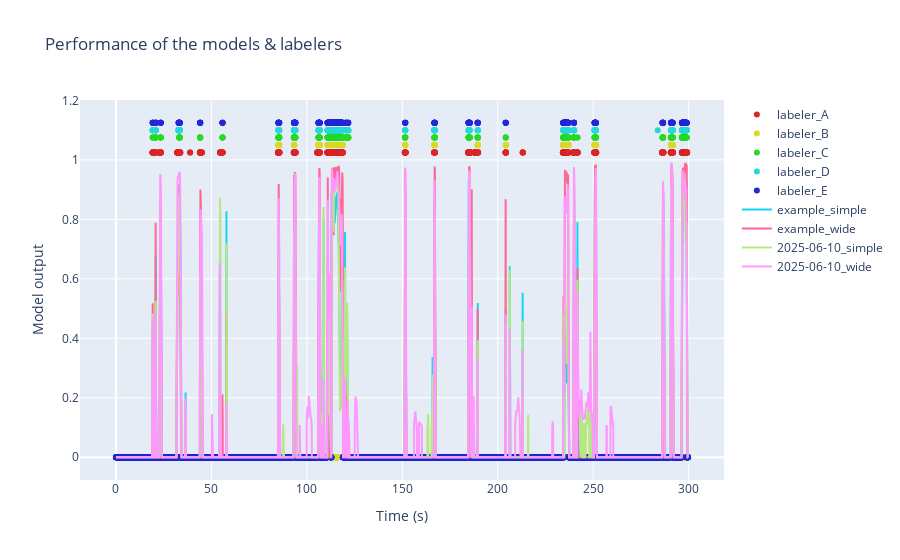

Notebook cell for this chart:
### Markdown cell above
Also, we can see both the models and the labelers performance on an example video

### Code cell
example_folder_path = base / r'examples\colabeled_video'

labelers_example = {
    "labeler_A": "Example_labeler_A.csv",
    "labeler_B": "Example_labeler_B.csv",
    "labeler_C": "Example_labeler_C.csv",
    "labeler_D": "Example_labeler_D.csv",
    "labeler_E": "Example_labeler_E.csv"
}

rst.plot_performance_on_video(example_folder_path, model_paths, labelers_example, fps = 25, 
                              bodyparts = ['nose', 'left_ear', 'right_ear', 'head', 'neck', 'body'], 
                              targets = ['obj_1', 'obj_2'], plot_tgt = "obj_2")

### Figure 1 — Plotly figure (JSON) as saved in the notebook; plotly's stock layout.template omitted (floating-point values rounded to 4 significant figures; data arrays with more than 128 entries replaced by an {"elided": "..."} marker saying what was removed)
{"data": [{"marker": {"color": "hsl(0, 70%, 50%)"}, "mode": "markers", "name": "labeler_A", "type": "scatter", "x": {"elided": "7493 float values"}, "y": {"elided": "7493 float values"}}, {"marker": {"color": "hsl(60, 70%, 50%)"}, "mode": "markers", "name": "labeler_B", "type": "scatter", "x": {"elided": "7493 float values"}, "y": {"elided": "7493 float values"}}, {"marker": {"color": "hsl(120, 70%, 50%)"}, "mode": "markers", "name": "labeler_C", "type": "scatter", "x": {"elided": "7493 float values"}, "y": {"elided": "7493 float values"}}, {"marker": {"color": "hsl(180, 70%, 50%)"}, "mode": "markers", "name": "labeler_D", "type": "scatter", "x": {"elided": "7493 float values"}, "y": {"elided": "7493 float values"}}, {"marker": {"color": "hsl(240, 70%, 50%)"}, "mode": "markers", "name": "labeler_E", "type": "scatter", "x": {"elided": "7493 float values"}, "y": {"elided": "7493 float values"}}, {"line": {"width": 2}, "mode": "lines", "name": "example_simple", "type": "scatter", "x": {"elided": "7493 float values"}, "y": {"elided": "7493 float values"}}, {"line": {"width": 2}, "mode": "lines", "name": "example_wide", "type": "scatter", "x": {"elided": "7493 float values"}, "y": {"elided": "7493 float values"}}, {"line": {"width": 2}, "mode": "lines", "name": "2025-06-10_simple", "type": "scatter", "x": {"elided": "7493 float values"}, "y": {"elided": "7493 float values"}}, {"line": {"width": 2}, "mode": "lines", "name": "2025-06-10_wide", "type": "scatter", "x": {"elided": "7493 float values"}, "y": {"elided": "7493 float values"}}], "layout": {"showlegend": true, "title": {"text": "Performance of the models & labelers"}, "xaxis": {"title": {"text": "Time (s)"}}, "yaxis": {"title": {"text": "Model output"}}}}
